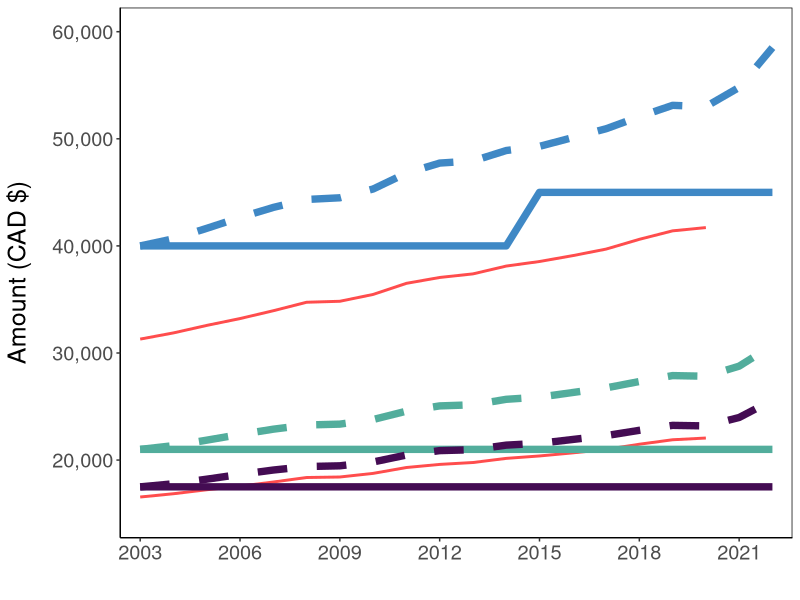

Generate this figure with R:

library(tidyverse)
library(scales)


funding <- read.csv("Data/NSERC_funding_inflation_May20.csv")

str(funding)

colnames(funding)

funding$year <- as.factor(funding$year)


poverty_line <- funding %>% 


select(year:four) %>% 


pivot_longer(single:four,
             names_to = "funding",
             values_to = "amount")

NSERC <- funding %>% 
  select(year, CGS_M, PGS_D, CGS_D, PDF) %>% 
  pivot_longer(CGS_M:PDF,
             names_to = "funding", 
             values_to = "amount")

inflation <- funding %>% 
  select(year, ends_with("_inflation")) %>% 
  pivot_longer(CGS_M_inflation:PDF_inflation,
             names_to = "funding",
             values_to = "amount")


inflation_May20 <- funding %>% 
  select(year, ends_with("_infl2")) %>% 
  pivot_longer(CGS_M_infl2:PDF_infl2,
               names_to = "funding",
               values_to = "amount")

# GGPLOT ------------------------------------------------------------------

unique(inflation$funding)

colours = c("CGS_M" = "#440C53",
            "PGS_D" = "#52AD9C",
            #"CGS_D" = "#346F64",
            "PDF" = "#3F88C5",
            "CGS_M_inflation" = "#440C53",
            "PGS_D_inflation" = "#52AD9C",
            #"CGS_D_inflation" = "#346F64", 
            "PDF_inflation" = "#3F88C5",
            "CGS_M_infl2" = "#440C53",
            "PGS_D_infl2" = "#52AD9C",
            #"CGS_D_infl2" = "#346F64", 
            "PDF_infl2" = "#3F88C5")

awards <- NSERC %>%
  filter(funding != 'CGS_D')

award_inlf <- inflation_May20 %>% 
  filter(funding != 'CGS_D_infl2')

awards_inflation <- ggplot(NULL, aes(year, amount,
                                     group = funding)) +
  geom_line(data = poverty_line, lwd = 1,
          colour = "red",
          alpha = 0.7) +
  geom_line(data = awards, lwd = 2.5,
            aes(colour = funding)) +
  #geom_line(data = inflation, lwd = 1.5, linetype = "dotdash",
  #aes(colour = "black")) +
  geom_line(data = award_inlf, lwd = 2.5,
            linetype = "dashed",
            aes(colour = funding)) +
  theme_classic() +
  scale_colour_manual(values = colours,
                      breaks = c("CGS_M", "PGS_D", "PDF")) +
  theme(text = element_text(size = 18),
        panel.border = element_rect(fill = NA),
        axis.title.y = element_text(margin = margin(r = 15)),
        legend.position = "none") +
  #guides(colour = guide_legend(title = "NSERC Award")) +
  labs(x = " ",
       y = "Amount (CAD $)") +
  scale_y_continuous(label = comma,
                     limits = c(15000, 60000)) +
  scale_x_discrete(breaks = c(2003, 2006, 2009,
                              2012, 2015, 2018,2021, 2023))


awards_inflation
